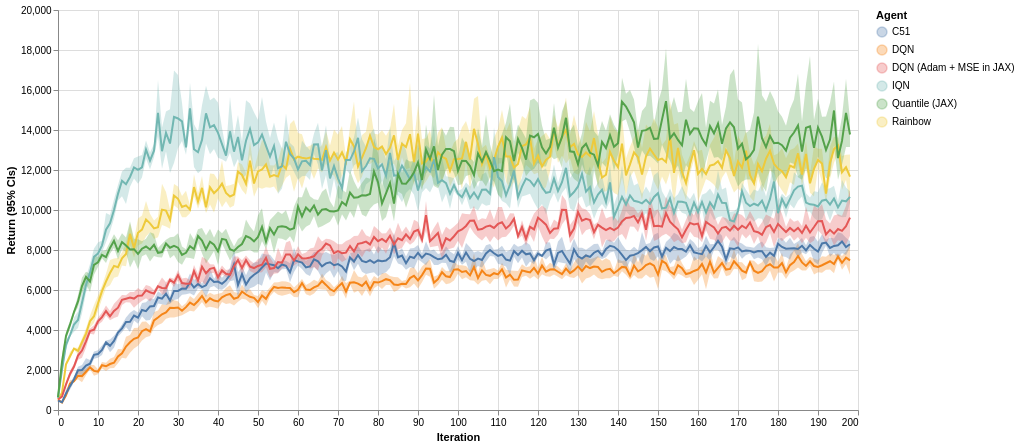

Describe this chart as a Vega-Lite specification.
### Vega-Lite specification from a JSON file in a GitHub repository (floating-point values rounded to 4 significant figures; data arrays with more than 128 entries replaced by an {"elided": "..."} marker saying what was removed)
{"$schema": "https://vega.github.io/schema/vega-lite/v5.json", "data": {"values": {"elided": "5970 records"}, "format": {"parse": {"Iteration": "number"}}}, "height": 400, "width": 800, "encoding": {"color": {"field": "Agent", "type": "nominal"}, "x": {"field": "Iteration", "type": "quantitative"}}, "layer": [{"encoding": {"opacity": {"value": 0.3}, "y": {"aggregate": "ci0", "title": "Return (95% CIs)", "field": "Value", "type": "quantitative"}, "y2": {"aggregate": "ci1", "field": "Value"}}, "mark": "area"}, {"encoding": {"y": {"aggregate": "mean", "field": "Value", "type": "quantitative"}}, "mark": "line"}], "padding": 5}
